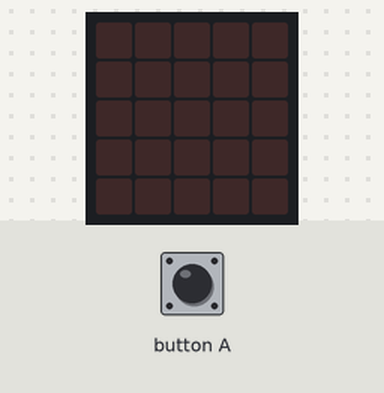
The program below on a simulated BBC micro:bit (MakeCode). Parts: the board's 5×5 LED display. The inputs (shaded band) are chosen by the test bench. Random numbers come from a fixed seed.

Above: at 1.2 s.
1.3 s: button A pressed for 0.15 s
At 2.6 s:
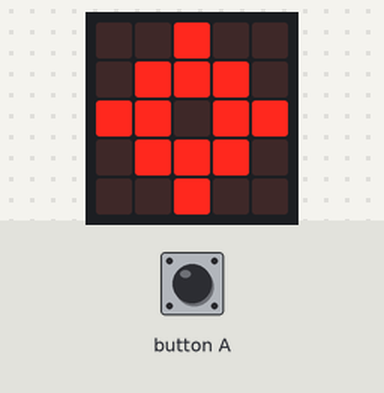
2.9 s: button A pressed for 0.15 s
At 3.8 s:
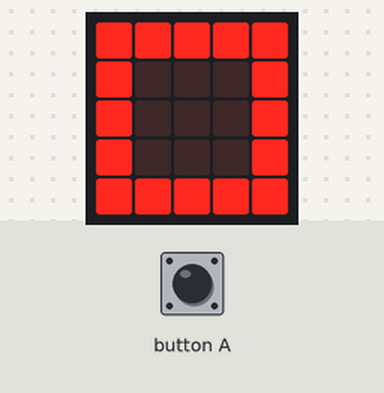
4.5 s: button A pressed for 0.15 s
At 5.0 s:
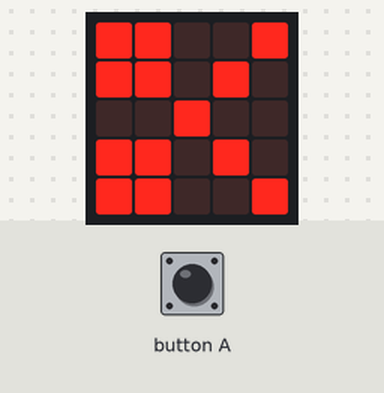
Timing chart, 0 to 7.5 s (numbered marks = the images above; inputs shaded):
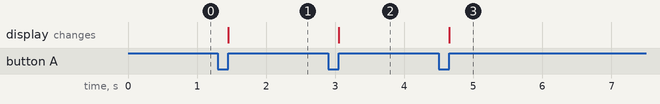

Measured:
- after the input at 1.3 s, the display: changes after 0.15 s (image 1)
- after the input at 2.9 s, the display: changes after 0.15 s (image 2)
- after the input at 4.5 s, the display: changes after 0.15 s (image 3)

The program:

main.ts
```typescript
input.onButtonPressed(Button.A, function () {
    if (valor == 1) {
        basic.showIcon(IconNames.Target)
    } else if (valor == 2) {
        basic.showIcon(IconNames.Square)
    } else {
        basic.showIcon(IconNames.Scissors)
    }
    valor += 1
    if (valor > 3) {
        valor = 1
    }
})
function j2 () {
    let azar = 0
    establecer = randint(1, 3)
    if (azar == 1) {
        basic.showIcon(IconNames.Target)
    } else if (azar == 2) {
        basic.showIcon(IconNames.Square)
    } else if (azar == 3) {
        basic.showIcon(IconNames.Scissors)
    } else {

    }
}
let establecer = 0
let valor = 0
valor = 1
```

test.ts
```typescript
// aquí va el archivo "tests"; esto no se compilará cuando este paquete se utilice como una extensión.
```
